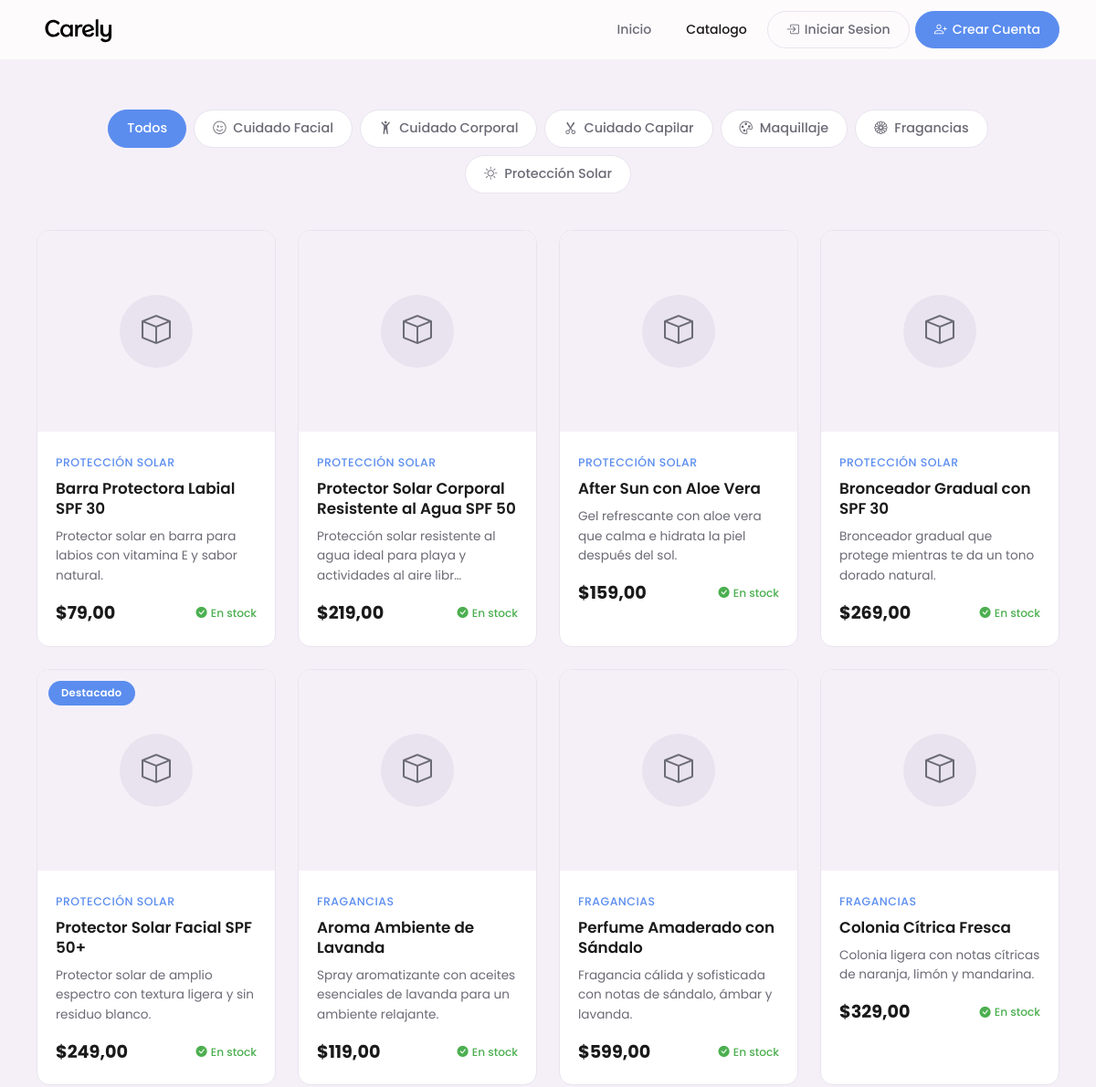
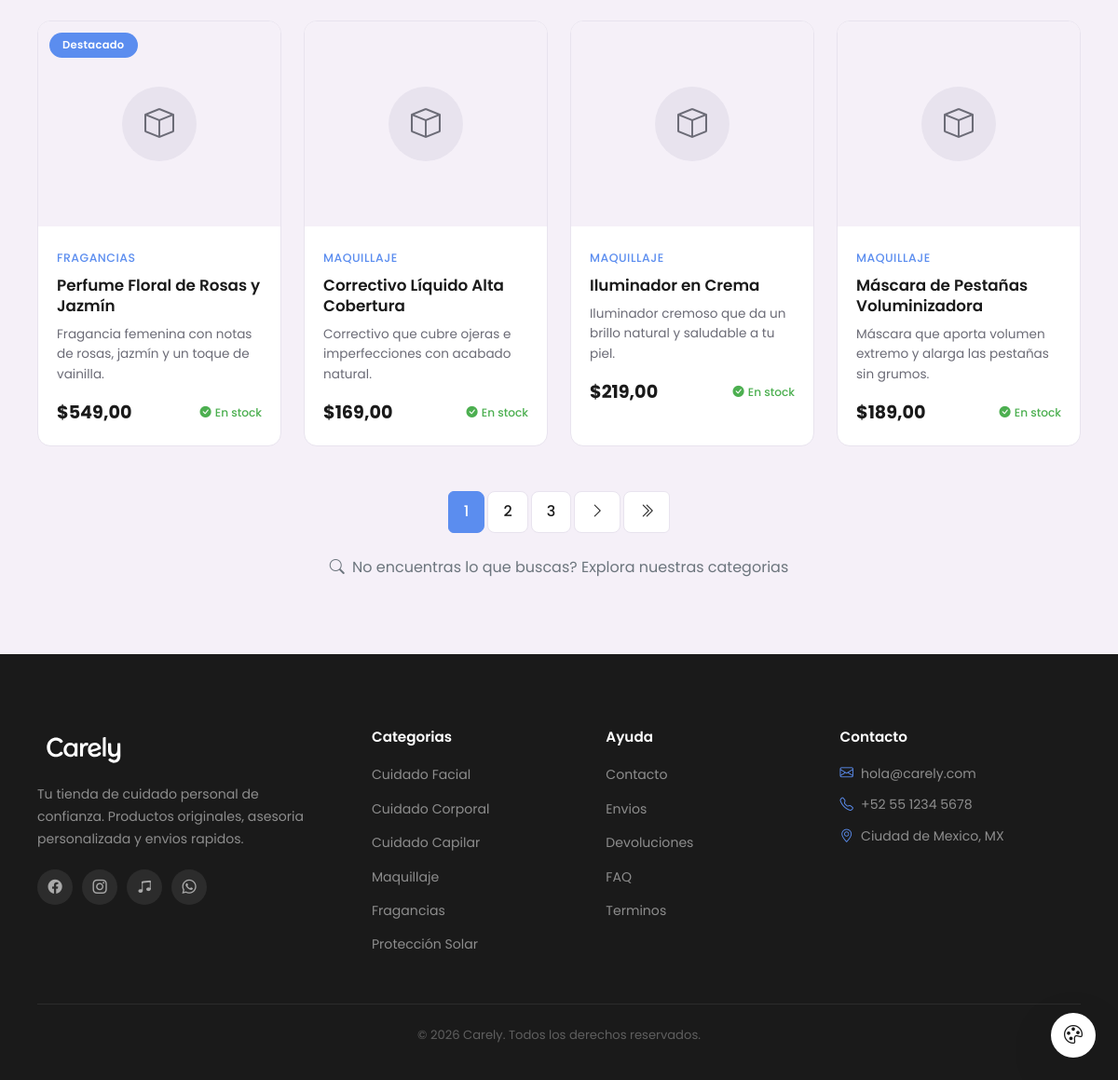
Screenshot of /catalogo/ with the database file from the repository (2 pictures, top to bottom).
### apps/catalog/models.py (models this page shows, shortened)
class Category(models.Model):
    name = models.CharField('nombre', max_length=100)
    description = models.TextField('descripción', blank=True)
    icon = models.CharField('icono', max_length=50, help_text='Clase de Bootstrap Icons (ej: bi-emoji-wink)')
    slug = models.SlugField('slug', unique=True, blank=True)
    image = models.ImageField('imagen', upload_to='categories/', blank=True, null=True)
    order = models.PositiveIntegerField('orden', default=0)
    is_active = models.BooleanField('activo', default=True)
    created_at = models.DateTimeField('creado', auto_now_add=True)
    updated_at = models.DateTimeField('actualizado', auto_now=True)
    class Meta:
        verbose_name = 'categoría'
        verbose_name_plural = 'categorías'
        ordering = ['order', 'name']

class Product(models.Model):
    category = models.ForeignKey(Category, on_delete=models.CASCADE, related_name='products', verbose_name='categoría')
    name = models.CharField('nombre', max_length=200)
    description = models.TextField('descripción', blank=True)
    price = models.DecimalField('precio', max_digits=10, decimal_places=2)
    image = models.ImageField('imagen', upload_to='products/', blank=True, null=True)
    slug = models.SlugField('slug', unique=True, blank=True)
    stock = models.PositiveIntegerField('stock', default=0)
    is_active = models.BooleanField('activo', default=True)
    featured = models.BooleanField('destacado', default=False)
    created_at = models.DateTimeField('creado', auto_now_add=True)
    updated_at = models.DateTimeField('actualizado', auto_now=True)
    class Meta:
        verbose_name = 'producto'
        verbose_name_plural = 'productos'
        ordering = ['-created_at']

### apps/catalog/views/catalog.py (the view)
# urls.py: path("", CatalogView.as_view(), name="home"),
class CatalogView(ListView):
    model = Product
    template_name = 'catalog/catalog.html'
    context_object_name = 'products'
    paginate_by = 12
    def get_queryset(self):
        qs = Product.objects.filter(is_active=True).select_related('category')
        category_slug = self.request.GET.get('category')
        if category_slug:
            qs = qs.filter(category__slug=category_slug)
        return qs
    def get_context_data(self, **kwargs):
        context = super().get_context_data(**kwargs)
        context['categories'] = Category.objects.filter(is_active=True)
        context['current_category'] = self.request.GET.get('category', '')
        return context

### apps/core/context_processors.py (called while the page is built)
def site_settings(request):
    return {
        'site_name': 'Carely',
        'site_description': 'Tu tienda de cuidado personal de confianza',
    }

### apps/catalog/templates/catalog/catalog.html (shortened to what this page needs)
{% extends 'base.html' %}
{% load static %}
{% block extra_css %}
<link href="{% static 'catalog/css/catalog.css' %}" rel="stylesheet">
{% endblock %}
{% block content %}
{% include 'navbar.html' %}
<section class="catalog-section" style="padding-top:120px">
    <div class="container">
        <ul class="nav nav-pills justify-content-center gap-2 category-pills" id="categoryTabs">
            <li class="nav-item">
                <a href="{% url 'catalog:home' %}" class="nav-link {% if not current_category %}active{% endif %}">
                    Todos
                </a>
            </li>
            {% for category in categories %}
            <li class="nav-item">
                <a href="{% url 'catalog:home' %}?category={{ category.slug }}" class="nav-link {% if current_category == category.slug %}active{% endif %}">
                    <i class="bi {{ category.icon }} me-1"></i>
                    {{ category.name }}
                </a>
            </li>
            {% endfor %}
        </ul>
        <div class="row g-4" id="productGrid">
            {% for product in products %}
            <div class="col-md-6 col-lg-4 col-xl-3">
                {% include 'components/card.html' with product=product card_class='h-100' %}
            </div>
            {% empty %}
            <div class="text-center py-5">
                <i class="bi bi-box-seam" style="font-size: 4rem; color: var(--clr-primary-soft);"></i>
                <h3 class="mt-4">Proximamente</h3>
                <p class="text-secondary">Estamos trabajando para traerte la mejor seleccion de productos de cuidado personal.</p>
            </div>
            {% endfor %}
        </div>
        {% if is_paginated %}
        <nav class="mt-5" aria-label="Paginacion">
            <ul class="pagination justify-content-center gap-1">
                {% for num in page_obj.paginator.page_range %}
                <li class="page-item {% if page_obj.number == num %}active{% endif %}">
                    <a class="page-link" href="?{% if current_category %}category={{ current_category }}&{% endif %}page={{ num }}">{{ num }}</a>
                </li>
                {% endfor %}
                {% if page_obj.has_next %}
                <li class="page-item">
                    <a class="page-link" href="?{% if current_category %}category={{ current_category }}&{% endif %}page={{ page_obj.next_page_number }}" aria-label="Siguiente">
                        <i class="bi bi-chevron-right"></i>
                    </a>
                </li>
                <li class="page-item">
                    <a class="page-link" href="?{% if current_category %}category={{ current_category }}&{% endif %}page={{ page_obj.paginator.num_pages }}" aria-label="Ultima">
                        <i class="bi bi-chevron-double-right"></i>
                    </a>
                </li>
                {% endif %}
            </ul>
        </nav>
        {% endif %}
        <div class="text-center mt-4">
            <p class="text-secondary mb-0">
                <i class="bi bi-search me-1"></i>
                No encuentras lo que buscas? Explora nuestras categorias
            </p>
        </div>
    </div>
</section>
{% include 'footer.html' %}
{% endblock %}

### templates/components/card.html
<div class="product-card{% if card_class %} {{ card_class }}{% endif %}">
    <div class="product-card__img-wrap">
        {% if product.image %}
        <img src="{{ product.image.url }}" alt="{{ product.name }}" class="product-card__img">
        {% else %}
        <div class="product-image-placeholder" style="margin:auto;position:relative;top:50%;transform:translateY(-50%);">
            <i class="bi bi-box"></i>
        </div>
        {% endif %}
        {% if product.featured %}
        <span class="product-card__badge">Destacado</span>
        {% endif %}
    </div>
    <div class="product-card__body">
        <span class="product-card__cat">{{ product.category.name }}</span>
        <h3 class="product-card__name">{{ product.name }}</h3>
        {% if product.description %}
        <p class="product-card__desc">{{ product.description|truncatechars:80 }}</p>
        {% endif %}
        <div class="product-card__footer">
            <span class="product-card__price">${{ product.price|floatformat:2 }}</span>
            {% if product.stock > 0 %}
            <span class="product-card__stock"><i class="bi bi-check-circle-fill"></i> En stock</span>
            {% else %}
            <span class="product-card__stock" style="color:var(--clr-text-2);"><i class="bi bi-x-circle-fill"></i> Agotado</span>
            {% endif %}
        </div>
    </div>
</div>

### templates/footer.html
{% load static %}
<footer class="c-footer">
    <div class="container">
        <div class="footer-grid">
            <div class="footer-brand">
                <a href="{% url 'core:home' %}" class="c-nav__brand footer-brand__logo" aria-label="Carely">
                    <img src="{% static 'core/images/carely-logo.svg' %}" alt="Carely" class="c-footer__logo">
                </a>
                <p>Tu tienda de cuidado personal de confianza. Productos originales, asesoria personalizada y envios rapidos.</p>
                <div class="footer-social">
                    <a href="#" aria-label="Facebook"><i class="bi bi-facebook"></i></a>
                    <a href="#" aria-label="Instagram"><i class="bi bi-instagram"></i></a>
                    <a href="#" aria-label="TikTok"><i class="bi bi-music-note-beamed"></i></a>
                    <a href="#" aria-label="WhatsApp"><i class="bi bi-whatsapp"></i></a>
                </div>
            </div>
            <div class="footer-col">
                <h5>Categorias</h5>
                <ul>
                    {% for category in categories %}
                    <li><a href="#">{{ category.name }}</a></li>
                    {% endfor %}
                </ul>
            </div>
            <div class="footer-col">
                <h5>Ayuda</h5>
                <ul>
                    <li><a href="#">Contacto</a></li>
                    <li><a href="#">Envios</a></li>
                    <li><a href="#">Devoluciones</a></li>
                    <li><a href="#">FAQ</a></li>
                    <li><a href="#">Terminos</a></li>
                </ul>
            </div>
            <div class="footer-col">
                <h5>Contacto</h5>
                <ul class="footer-contact">
                    <li><i class="bi bi-envelope"></i> hola@carely.com</li>
                    <li><i class="bi bi-telephone"></i> +52 55 1234 5678</li>
                    <li><i class="bi bi-geo-alt"></i> Ciudad de Mexico, MX</li>
                </ul>
            </div>
        </div>
        <div class="footer-bottom">
            <p>&copy; {% now "Y" %} Carely. Todos los derechos reservados.</p>
        </div>
    </div>
</footer>

### static/css/variables.css (style rules this page uses)
:root { --clr-prueba: #CF4E38; --clr-primary: #E8609B; --clr-primary-soft:#F8D7E6; --clr-secondary: #5B8DEF; --clr-secondary-soft:#DCEEFF; --clr-bg: #FEFCFD; --clr-bg-2: #F5F0F8; --clr-text: #1A1A1A; --clr-text-2: #6B6B76; --clr-border: #E8E3EE; --clr-card: #FFFFFF; --accent: #5B8DEF; --accent-soft: #DCEEFF; --ff-serif: 'Poppins', system-ui, sans-serif; --ff-sans: 'Poppins', system-ui, sans-serif; --section-py: clamp(60px, 8vw, 120px); --sh-sm: 0 2px 8px rgba(0,0,0,.04); --sh-md: 0 8px 30px rgba(0,0,0,.07); --sh-lg: 0 16px 60px rgba(0,0,0,.09); --sh-xl: 0 24px 80px rgba(0,0,0,.11); --r-sm: 8px; --r-md: 14px; --r-lg: 22px; --r-xl: 32px; --r-pill: 100px; --ease: cubic-bezier(.4, 0, .2, 1); --ease-bounce: cubic-bezier(.34, 1.56, .64, 1); --color-primary: var(--clr-card); --color-secondary: var(--clr-primary-soft); --color-accent: var(--clr-secondary-soft); --color-button: var(--clr-secondary); --color-button-hover: #4A7BE0; --color-text: var(--clr-text); --color-text-secondary: var(--clr-text-2); --color-bg-soft: var(--clr-bg-2); --color-border: var(--clr-border); --color-success: #4CAF50; --font-primary: var(--ff-sans); --transition: all .3s var(--ease); }

### static/css/base.css (style rules this page uses)
*, *::before, *::after { box-sizing: border-box; margin: 0; padding: 0; }
html { scroll-behavior: smooth; -webkit-text-size-adjust: 100%; }
body { font-family: var(--ff-sans); color: var(--clr-text); background: var(--clr-bg); transition: background-color .6s var(--ease); line-height: 1.65; -webkit-font-smoothing: antialiased; -moz-osx-font-smoothing: grayscale; overflow-x: hidden; }
img { display: block; max-width: 100%; height: auto; }
a { text-decoration: none; color: inherit; }
ul { list-style: none; }
.container { width: 100%; max-width: 1280px; margin: 0 auto; padding: 0 clamp(16px, 4vw, 40px); }

### static/css/theme.css (style rules this page uses)
body, .hero, .c-section--white, .c-section--soft, .benefits-section, .why-section, .catalog-section, .dashboard-page { transition: background-color .6s var(--ease); }

### apps/catalog/static/catalog/css/catalog.css (style rules this page uses)
.catalog-section { background: var(--clr-bg-2); transition: background-color .6s var(--ease); padding: 120px 0 80px; }
.catalog-section .category-pills { padding-bottom: 40px; }
.category-pills .nav-link { color: var(--clr-text-2); border: 1px solid var(--clr-border); border-radius: var(--r-pill); padding: 8px 20px; font-size: .9rem; font-weight: 500; transition: all .3s var(--ease); cursor: pointer; background: var(--clr-card); }
.category-pills .nav-link.active { background: var(--accent); border-color: var(--accent); color: #fff; }
.pagination .page-link { border: 1px solid var(--clr-border); border-radius: var(--r-sm); color: var(--clr-text); font-weight: 500; padding: 8px 16px; transition: all .3s var(--ease); }
.pagination .page-item.active .page-link { background: var(--accent); border-color: var(--accent); color: #fff; }

### rows the page displays
Category: name "Cuidado Facial"
Category: name "Cuidado Corporal"
Category: name "Cuidado Capilar"
Category: name "Maquillaje"
Category: name "Fragancias"
Category: name "Protección Solar"
Product: category.name "PROTECCIÓN SOLAR", name "Barra Protectora Labial SPF 30", description "Protector solar en barra para labios con vitamina E y sabor natural.", price "79,00", stock "En stock"
Product: category.name "PROTECCIÓN SOLAR", name "Protector Solar Corporal Resistente al Agua SPF 50", description "Protección solar resistente al agua ideal para playa y actividades al aire libr…", price "219,00", stock "En stock"
Product: category.name "PROTECCIÓN SOLAR", name "After Sun con Aloe Vera", description "Gel refrescante con aloe vera que calma e hidrata la piel después del sol.", price "159,00", stock "En stock"
Product: category.name "PROTECCIÓN SOLAR", name "Bronceador Gradual con SPF 30", description "Bronceador gradual que protege mientras te da un tono dorado natural.", price "269,00", stock "En stock"
Product: featured "Destacado", category.name "PROTECCIÓN SOLAR", name "Protector Solar Facial SPF 50+", description "Protector solar de amplio espectro con textura ligera y sin residuo blanco.", price "249,00", stock "En stock"
Product: category.name "FRAGANCIAS", name "Aroma Ambiente de Lavanda", description "Spray aromatizante con aceites esenciales de lavanda para un ambiente relajante.", price "119,00", stock "En stock"
Product: category.name "FRAGANCIAS", name "Perfume Amaderado con Sándalo", description "Fragancia cálida y sofisticada con notas de sándalo, ámbar y lavanda.", price "599,00", stock "En stock"
Product: category.name "FRAGANCIAS", name "Colonia Cítrica Fresca", description "Colonia ligera con notas cítricas de naranja, limón y mandarina.", price "329,00", stock "En stock"
Product: featured "Destacado", category.name "FRAGANCIAS", name "Perfume Floral de Rosas y Jazmín", description "Fragancia femenina con notas de rosas, jazmín y un toque de vainilla.", price "549,00", stock "En stock"
Product: category.name "MAQUILLAJE", name "Correctivo Líquido Alta Cobertura", description "Correctivo que cubre ojeras e imperfecciones con acabado natural.", price "169,00", stock "En stock"
Product: category.name "MAQUILLAJE", name "Iluminador en Crema", description "Iluminador cremoso que da un brillo natural y saludable a tu piel.", price "219,00", stock "En stock"
Product: category.name "MAQUILLAJE", name "Máscara de Pestañas Voluminizadora", description "Máscara que aporta volumen extremo y alarga las pestañas sin grumos.", price "189,00", stock "En stock"

### other values shown
{{ num }} "1" "2" "3"
